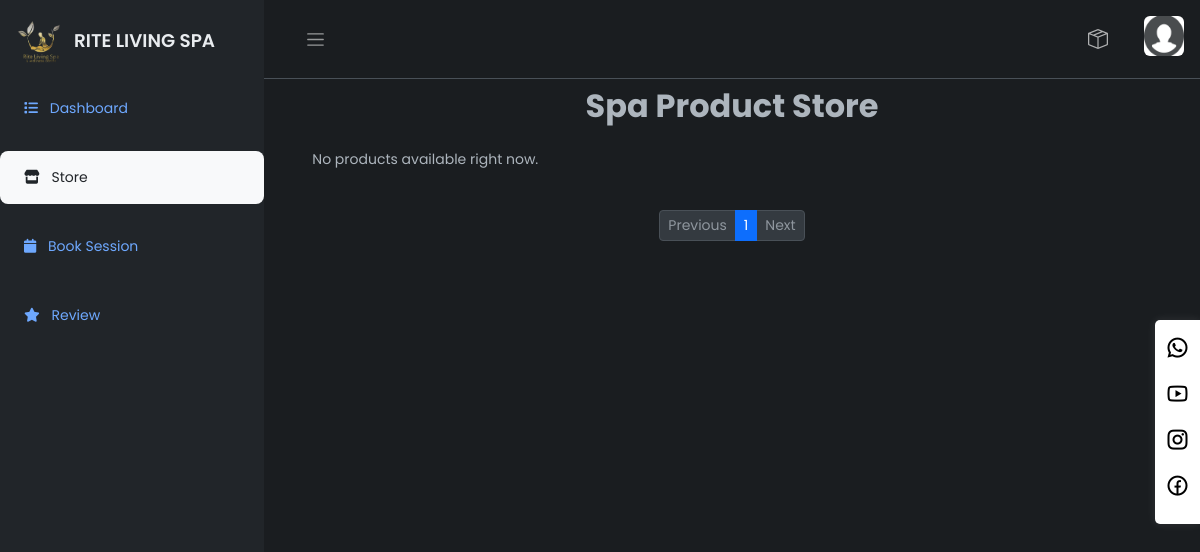
/store, run on an earlier commit of the app's database.
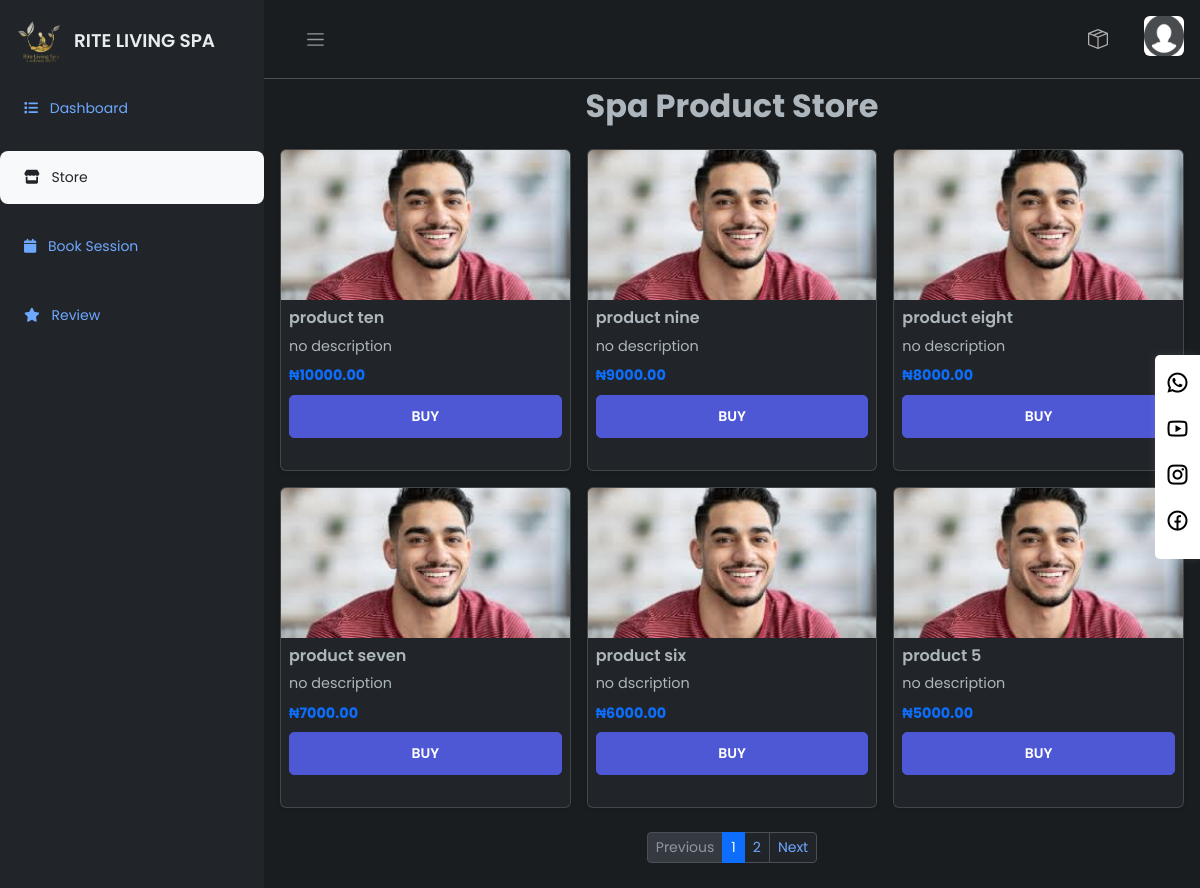
And on a later commit of the database.
### firstApp/models.py (models this page shows, shortened)
class Product(models.Model):
    name = models.CharField(max_length=255, blank=True, null=True)
    description = models.TextField(blank=True, null=True)
    uploaded_file = models.FileField(upload_to='uploads/orders/', blank=True, null=True)
    price = models.DecimalField(max_digits=10, decimal_places=2, blank=True, null=True)
    created_at = models.DateTimeField(auto_now_add=True)

### firstApp/views.py (the view)
# urls.py: path('store', StorePageView, name='storepage'),
def StorePageView(request):
    products_list = Product.objects.all().order_by('-created_at')
    paginator = Paginator(products_list, 6)  # 6 products per page
    page_number = request.GET.get('page')
    products = paginator.get_page(page_number)
    return render(request, 'auth/store.html', {'products': products})

### firstApp/templates/auth/store.html (shortened to what this page needs)
{% extends 'auth/maindash.html' %}
{% load static %}
{% block content %}
<div class="main">
    {% include 'auth/nav.html' %}
    <main class="content px-3 py-2" style="max-height: 90vh; overflow-y: auto;">
        <h2 class="text-center mb-4 fw-bold">Spa Product Store</h2>
        <div class="row row-cols-1 row-cols-sm-2 row-cols-md-3 g-3">
            {% for product in products %}
            <div class="col">
                <div class="card h-100 shadow-sm" style="font-size: 0.9rem;">
                    <img src="{{ product.uploaded_file.url }}" class="card-img-top" alt="{{ product.name }}"
                        style="height: 150px; object-fit: cover;">
                    <div class="card-body p-2">
                        <h6 class="card-title fw-semibold mb-2">{{ product.name }}</h6>
                        <p class="card-text mb-2">{{ product.description|truncatewords:15 }}</p>
                        <p class="text-primary fw-bold mb-2">₦{{ product.price }}</p>
                        <a href="#" class="btn btn-sm btn-brand w-100" onclick="showBuyModal('{{ product.id }}')">BUY</a>
                    </div>
                </div>
            </div>
            {% empty %}
            <div class="col">
                <p class="text-center">No products available right now.</p>
            </div>
            {% endfor %}
        </div>
        <div class="d-flex justify-content-center mt-4">
            <nav>
                <ul class="pagination pagination-sm">
                    {% if products.has_previous %}
                    <li class="page-item">
                        <a class="page-link" href="?page={{ products.previous_page_number }}">Previous</a>
                    </li>
                    {% else %}
                    <li class="page-item disabled"><span class="page-link">Previous</span></li>
                    {% endif %}
                    {% for num in products.paginator.page_range %}
                    {% if products.number == num %}
                    <li class="page-item active"><span class="page-link">{{ num }}</span></li>
                    {% else %}
                    <li class="page-item">
                        <a class="page-link" href="?page={{ num }}">{{ num }}</a>
                    </li>
                    {% endif %}
                    {% endfor %}
                    {% if products.has_next %}
                    <li class="page-item">
                        <a class="page-link" href="?page={{ products.next_page_number }}">Next</a>
                    </li>
                    {% else %}
                    <li class="page-item disabled"><span class="page-link">Next</span></li>
                    {% endif %}
                </ul>
            </nav>
        </div>
    </main>
</div>
{% endblock %}

### firstApp/templates/auth/maindash.html (shortened to what this page needs)
{% load static %}
<!DOCTYPE html>
<html lang="en" data-bs-theme="dark">
<head>
    <link rel="stylesheet" href="https://cdn.jsdelivr.net/npm/bootstrap@5.3.0-alpha2/dist/css/bootstrap.min.css">
    <link rel="stylesheet" href="https://cdn.jsdelivr.net/npm/bootstrap-icons@1.10.5/font/bootstrap-icons.css">
    <link href="https://cdn.jsdelivr.net/npm/remixicon@4.5.0/fonts/remixicon.css" rel="stylesheet" />
    <link rel="stylesheet" href="https://cdnjs.cloudflare.com/ajax/libs/font-awesome/6.5.0/css/all.min.css"
>
    <link rel="stylesheet" type="text/css" href="{% static 'firstApp/css/dashboard.css' %}">
</head>
<body>
    <div class="wrapper">
        <aside id="sidebar" class="js-sidebar">
            <div class="h-100">
                <div class="sidebar-logo p-3">
                    <a href="#" class="d-flex align-items-center text-decoration-none">
                        <img src="{% static 'firstApp/images/logo.png' %}" alt="logo" width="50" height="50" />
                        <span class="ms-2">RITE LIVING SPA</span>
                    </a>
                </div>
                <ul class="nav flex-column sidebar-nav d-flex flex-column gap-3">
                    {% with current=request.resolver_match.url_name %}
                    <li class="nav-item">
                        <a href="{% url 'dashboardpage' %}"
                            class="nav-link py-3 px-4 rounded-3 {% if current == 'dashboardpage' %}bg-light text-dark{% endif %}"
                            onmouseover="this.classList.add('bg-light', 'text-dark')"
                            onmouseout="if (this.getAttribute('data-active') !== 'true') this.classList.remove('bg-light', 'text-dark')"
                            data-active="{% if current == 'dashboardpage' %}true{% else %}false{% endif %}">
                            <i class="fa-solid fa-list pe-2"></i> Dashboard
                        </a>
                    </li>
                    {% if not user.is_secretary and not user.is_not_secretary and not user.is_admin %}
                    <li class="nav-item">
                        <a href="{% url 'storepage' %}"
                            class="nav-link py-3 px-4 rounded-3 {% if current == 'storepage' %}bg-light text-dark{% endif %}"
                            onmouseover="this.classList.add('bg-light', 'text-dark')"
                            onmouseout="if (this.getAttribute('data-active') !== 'true') this.classList.remove('bg-light', 'text-dark')"
                            data-active="{% if current == 'storepage' %}true{% else %}false{% endif %}">
                            <i class="fa-solid fa-store pe-2"></i> Store
                        </a>
                    </li>
                    <li class="nav-item">
                        <a href="{% url 'booksessionpage' %}"
                            class="nav-link py-3 px-4 rounded-3 {% if current == 'booksessionpage' %}bg-light text-dark{% endif %}"
                            onmouseover="this.classList.add('bg-light', 'text-dark')"
                            onmouseout="if (this.getAttribute('data-active') !== 'true') this.classList.remove('bg-light', 'text-dark')"
                            data-active="{% if current == 'booksessionpage' %}true{% else %}false{% endif %}">
                            <i class="fa-solid fa-calendar pe-2"></i> Book Session
                        </a>
                    </li>
                    <li class="nav-item">
                        <a href="{% url 'userreviewpage' %}"
                            class="nav-link py-3 px-4 rounded-3 {% if current == 'userreviewpage' %}bg-light text-dark{% endif %}"
                            onmouseover="this.classList.add('bg-light', 'text-dark')"
                            onmouseout="if (this.getAttribute('data-active') !== 'true') this.classList.remove('bg-light', 'text-dark')"
                            data-active="{% if current == 'userreviewpage' %}true{% else %}false{% endif %}">
                            <i class="fa-solid fa-star pe-2"></i> Review
                        </a>
                    </li>
                    {% endif %}
                    {% endwith %}
                </ul>
            </div>
        </aside>
        {% block content %}{% endblock %}
    </div>
    {% if not user.is_secretary and not user.is_admin and not user.is_not_secretary %}
    <div class="sticky-social-icon">
        <a href="https://whatsapp.com">
            <i class="ri-whatsapp-line"></i>
        </a>
        <a href="https://youtube.com">
            <i class="ri-youtube-line"></i>
        </a>
        <a href="">
            <i class="ri-instagram-line"></i>
        </a>
        <a href="">
            <i class="ri-facebook-circle-line"></i>
        </a>
    </div>
    {% endif %}
</body>
</html>

### firstApp/templates/auth/nav.html (shortened to what this page needs)
{% load static %}
<nav class="navbar navbar-expand px-3 border-bottom">
    <button class="btn" id="sidebar-toggle" type="button">
        <span class="navbar-toggler-icon"></span>
    </button>
    <div class="navbar-collapse navbar">
        <ul class="navbar-nav">
            {% if not request.user.is_secretary and not request.user.is_not_secretary and not request.user.is_superuser %}
            <li class="nav-item position-relative me-4">
                <a href="#" class="nav-link d-flex align-items-center" data-bs-toggle="modal" data-bs-target="#userordersModal" title="Your Orders">
                    <i class="bi bi-box-seam me-1 fs-5"></i>
                </a>
            </li>
            {% endif %}
            <li class="nav-item dropdown">
                <a href="#" data-bs-toggle="dropdown" class="nav-icon pe-md-0">
                    <img src="{% if request.user.profile.profile_picture %}{{ request.user.profile.profile_picture.url }}{% else %}{% static 'firstApp/images/defaultprofile.png' %}{% endif %}"
                        class="avatar img-fluid rounded" alt="Profile Picture">
                </a>
            </li>
        </ul>
    </div>
</nav>

### static/firstApp/css/dashboard.css (style rules this page uses)
:root { --c-dark: #212529; --c-brand: #4e57d4; --c-brand-light: #6970dd; --c-brand-rgb: 78, 87, 212; --c-body: #727272; --font-base: "Poppins", sans-serif; --box-shadow: 0px 15px 25px rgba(0,0,0,0.08); --transition: all 0.5s ease; }
body { font-family: 'Poppins', sans-serif; font-size: 0.875rem; opacity: 1; overflow-y: hidden; margin: 0; }
a { cursor: pointer; text-decoration: none; font-family: 'Poppins', sans-serif; }
.sticky-social-icon { position: fixed; right: 0; top: 40%; z-index: 1000; background-color: #ffffff; padding: 10px; border-radius: 5px 0 0 5px; box-shadow: 0px 0px 10px rgba(255, 255, 255, 0.1); }
.sticky-social-icon a { display: block; margin-bottom: 10px; font-size: 24px; color: #000; text-decoration: none; }
.btn { font-weight: 600; font-size: 14px; text-transform: uppercase; border-radius: 5px; padding: 10px 24px; }
.btn-brand { background-color: var(--c-brand); border-color: var(--c-brand); color: white; }
li { list-style: none; }
.wrapper { align-items: stretch; display: flex; width: 100%; }
#sidebar { max-width: 264px; min-width: 264px; background: var(--bs-dark); transition: all 0.35s ease-in-out; }
.main { display: flex; flex-direction: column; min-height: 100vh; min-width: 0; overflow: hidden; transition: all 0.35s ease-in-out; width: 100%; background: var(--bs-dark-bg-subtle); }
.sidebar-logo { padding: 1.15rem; }
.sidebar-logo a { color: #e9ecef; font-size: 1.15rem; font-weight: 600; }
.sidebar-nav { list-style: none; margin-bottom: 0; padding-left: 0; margin-left: 0; }
.avatar { height: 40px; width: 40px; }
.navbar-expand .navbar-nav { margin-left: auto; }
.content { flex: 1; max-width: 100vw; width: 100vw; }
@media (min-width:768px) { .content { max-width: auto; width: auto; } }
.card { box-shadow: 0 0 .875rem 0 rgba(34, 46, 60, .05); margin-bottom: 24px; }

What changed in the data, as far as the page shows it:
added Product: uploaded_file (picture), name "product ten", description "no description", price "10000.00"
added Product: uploaded_file (picture), name "product nine", description "no description", price "9000.00"
added Product: uploaded_file (picture), name "product eight", description "no description", price "8000.00"
added Product: uploaded_file (picture), name "product seven", description "no description", price "7000.00"
added Product: uploaded_file (picture), name "product six", description "no dscription", price "6000.00"
added Product: uploaded_file (picture), name "product 5", description "no description", price "5000.00"
Also different on the page:
new list line: "2"
text no longer shown: "No products available right now."
